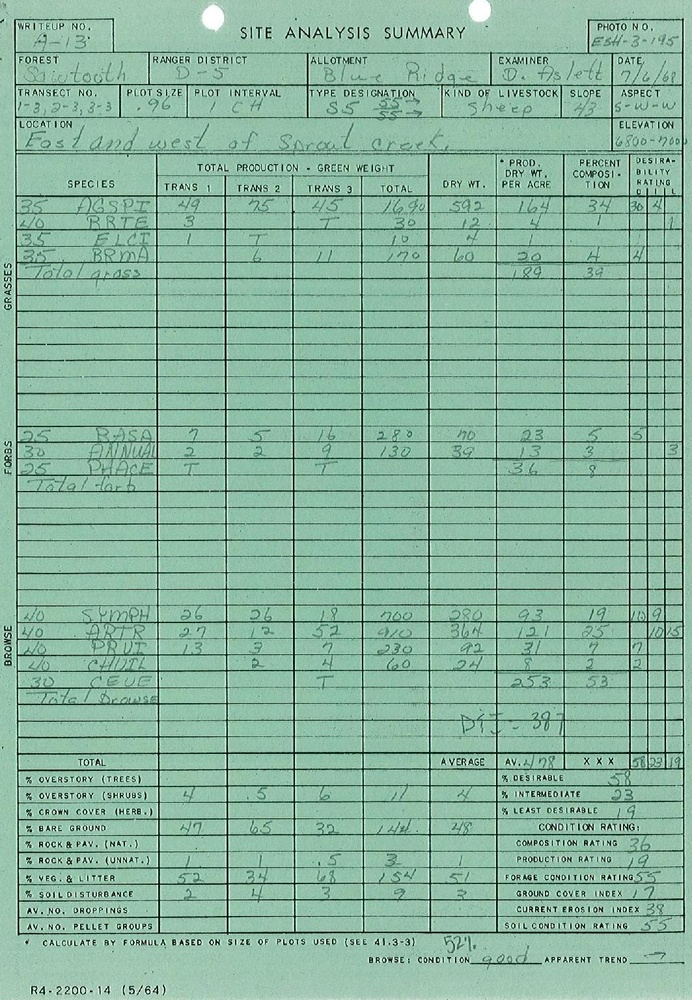
#> input picture ocr_4_forest_service/src/template1.jpg, 692 x 1000 px, shrunk from 1063 x 1536 before the run; its folder holds only this picture in this run
$ python -i char_detection.py   (imports and definitions only)
#> lines starting #> are read from the running program, lines starting #| are printed output that depends on the picture
#> further down, picture is the input picture: shape (1000, 692, 3); mean B, G, R 159.6, 181.1, 138.2
# Author: Floriana Ciaglia, Joshua Suotelo Vieira
# Date: May 14th, 2021

# This program creates a bounding box around a discrete letter by:
#       - taking a field image as an input
#       - iterating through each pixel in the image
#       - keeping track of max x, max y, min x, min y

import cv2
from os import path
from PIL import Image
from queue import LifoQueue
import numpy as np
import math
import skimage.io
import skimage.color
import skimage.filters


# [50 lines left out: function char_detection, not called in this run]


def img_enhancement(img):

    # perform the image preprocessing steps
    img = cv2.cvtColor(img, cv2.COLOR_BGR2GRAY)
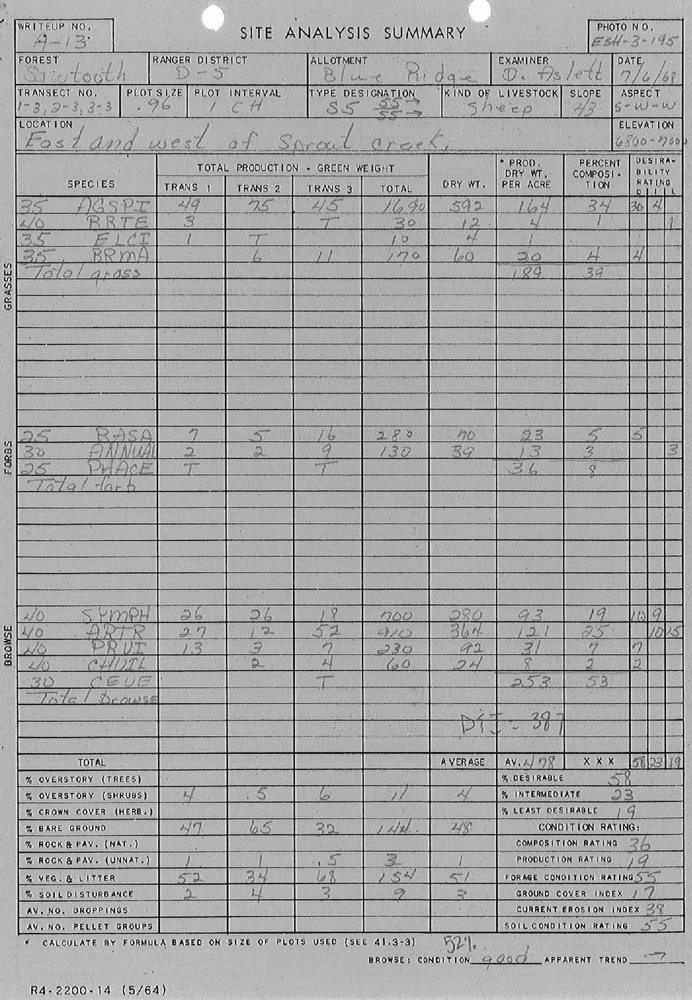
#> img: shape (1000, 692); min 3, max 255, mean 165.8

    global_thresh = cv2.adaptiveThreshold(img, 255, cv2.ADAPTIVE_THRESH_GAUSSIAN_C,
                                          cv2.THRESH_BINARY_INV, 111, 0)
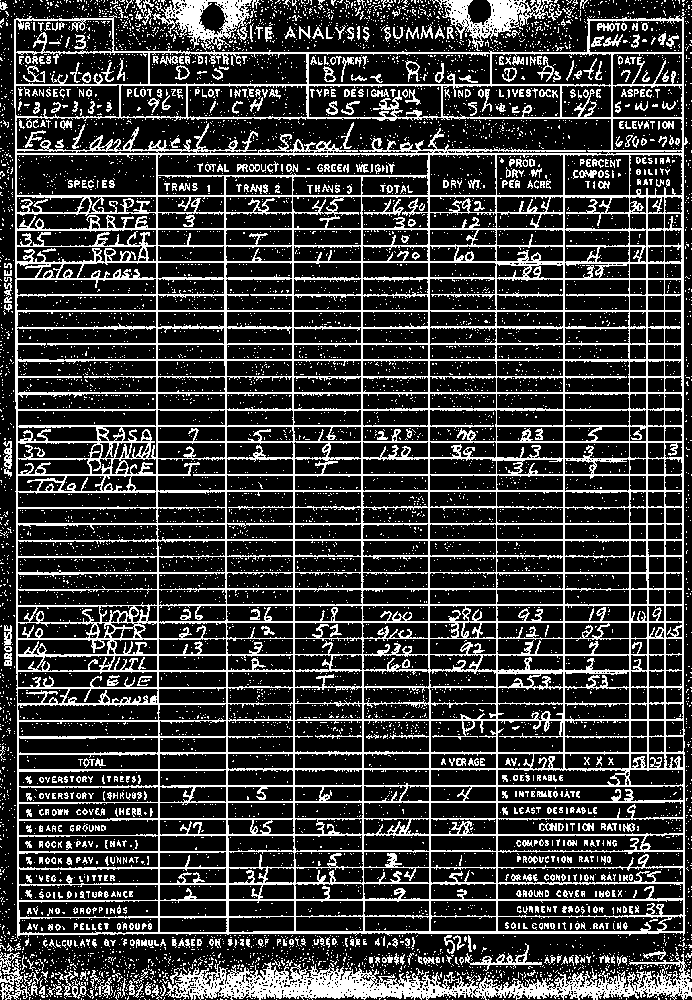
#> global_thresh: shape (1000, 692); 22.6% white in thin lines or dots
    # cv2.imshow(f'threshold', global_thresh)
    # cv2.waitKey(0)
    # cv2.destroyAllWindows()

    con_img = cv2.cvtColor(global_thresh, cv2.COLOR_GRAY2BGR)
#> con_img: shape (1000, 692, 3); 22.6% white in thin lines or dots

    return con_img


# @param: image object
# @return: list of image objects
# This function takes in an image
# objects, performs character detection
# on the image, saves the tracing and
# creates the another image with the
# trace of the letter.
# [82 lines left out: functions trace, line_deletion, single_chars, img_preprocess, not called in this run]

"""
Performs the image preprocessing on the field image
before bounding boxes identification
"""
# [306 lines left out: functions img_preprocess_hist, img_preprocess_2, find_thresh, find_char, word_seg_2, not called in this run]


"""
Accepts only the areas that are bigger than 100
@return boolean
"""
# [13 lines left out: function valid_area, not called in this run]


"""
Checks the x axis boundary
@return boolean
"""
# [6 lines left out: function x_in_bound, not called in this run]

"""
Checks the y axis boundary
@return boolean
"""
# [6 lines left out: function y_in_bound, not called in this run]


"""
Loops through all the pixels in the stack and colors them green when visited
@return min and max coordinates
"""
# [58 lines left out: functions explore_active, get_tracing, not called in this run]


"""
Looks if the neighbor pixels is available
"""
# [9 lines left out: function look, not called in this run]


"""
Updates the max and min coordinates
"""
# [225 lines left out: functions check_coord, create_h_v_image_proj, segmentation_points, local_search, pixel_transition_count, word_segmentation, not called in this run]

>>> import cv2
>>> picture = cv2.imread('template1.jpg')
>>> result = img_enhancement(picture)

$ run again, on ocr_4_forest_service/src/template2.jpg
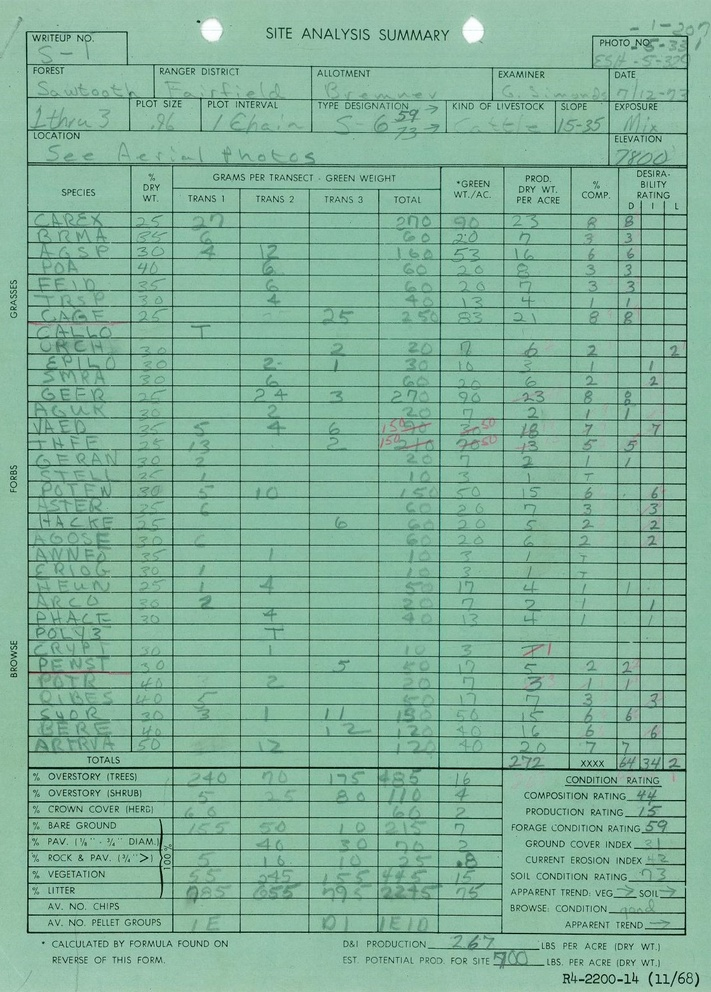
#> input picture ocr_4_forest_service/src/template2.jpg, 711 x 992 px, shrunk from 1119 x 1560 before the run
#> picture is the input picture: shape (992, 711, 3); mean B, G, R 155, 178.3, 131.5
#> in img_enhancement, `img = cv2.cvtColor(img, cv2.COLOR_BGR2GRAY)`:
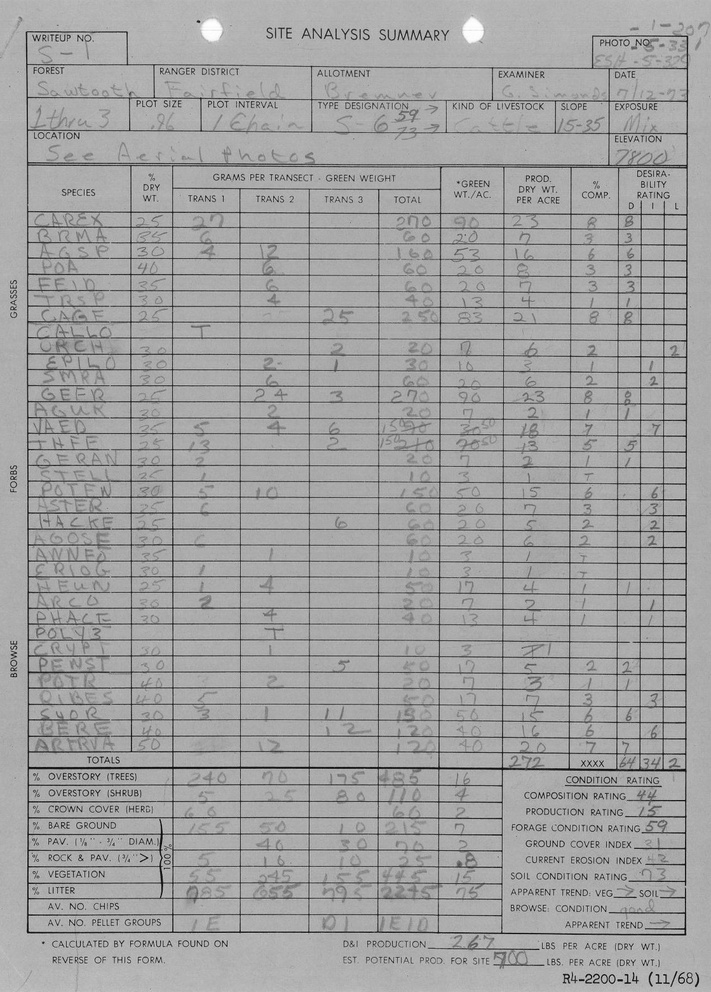
#> img: shape (992, 711); min 6, max 255, mean 161.7
#> in img_enhancement, `global_thresh = cv2.adaptiveThreshold(img, 255, cv2.ADAPTIVE_THRESH_GA..`:
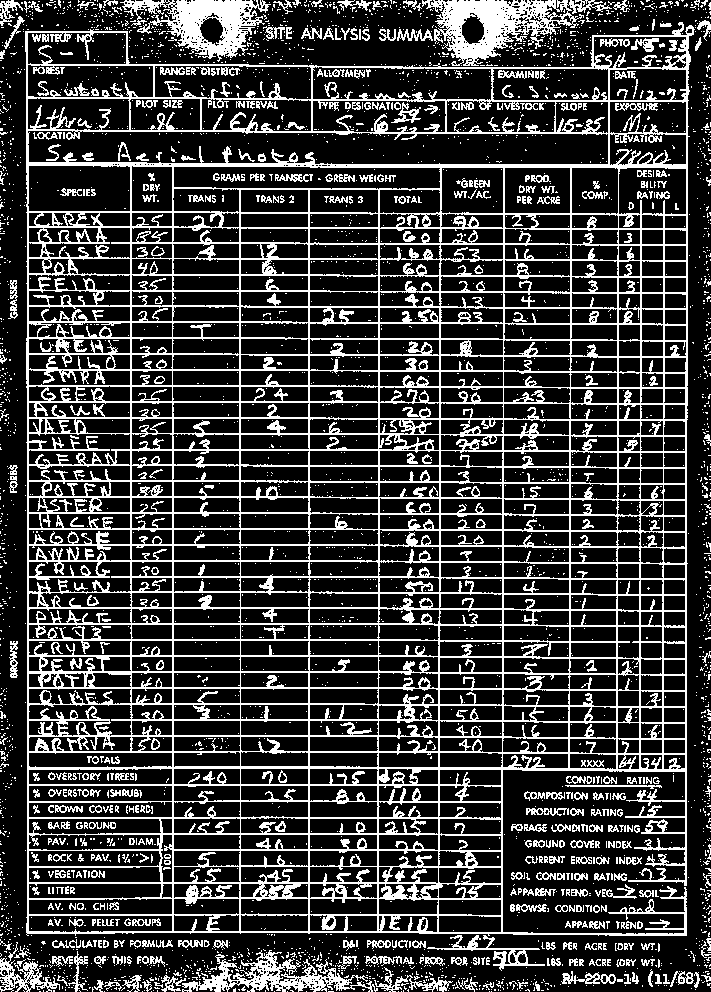
#> global_thresh: shape (992, 711); 23.4% white in thin lines or dots
#> con_img: shape (992, 711, 3); 23.4% white in thin lines or dots

$ run again, on ocr_4_forest_service/src/template3.jpg
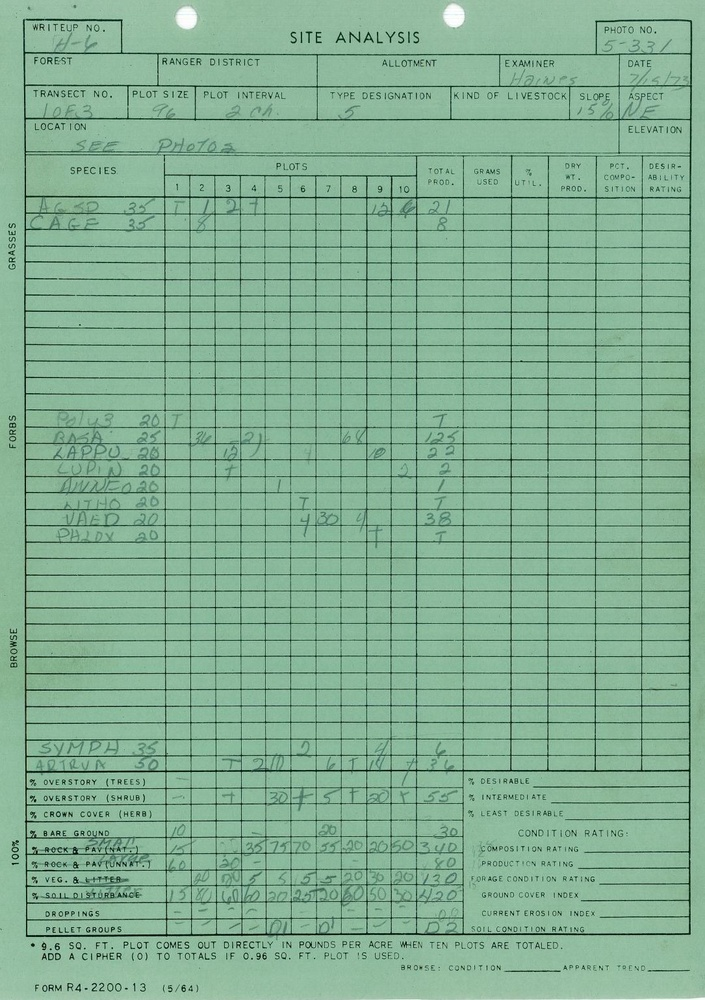
#> input picture ocr_4_forest_service/src/template3.jpg, 705 x 1000 px, shrunk from 1085 x 1539 before the run
#> picture is the input picture: shape (1000, 705, 3); mean B, G, R 147.6, 175.7, 132.1
#> in img_enhancement, `img = cv2.cvtColor(img, cv2.COLOR_BGR2GRAY)`:
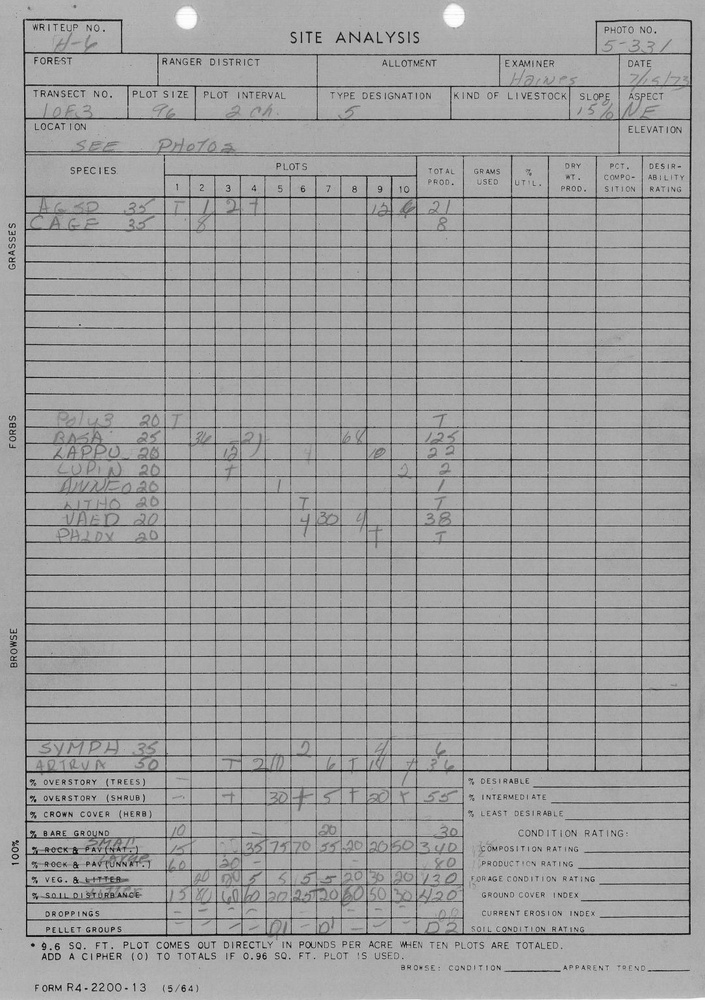
#> img: shape (1000, 705); min 6, max 255, mean 159.5
#> in img_enhancement, `global_thresh = cv2.adaptiveThreshold(img, 255, cv2.ADAPTIVE_THRESH_GA..`:
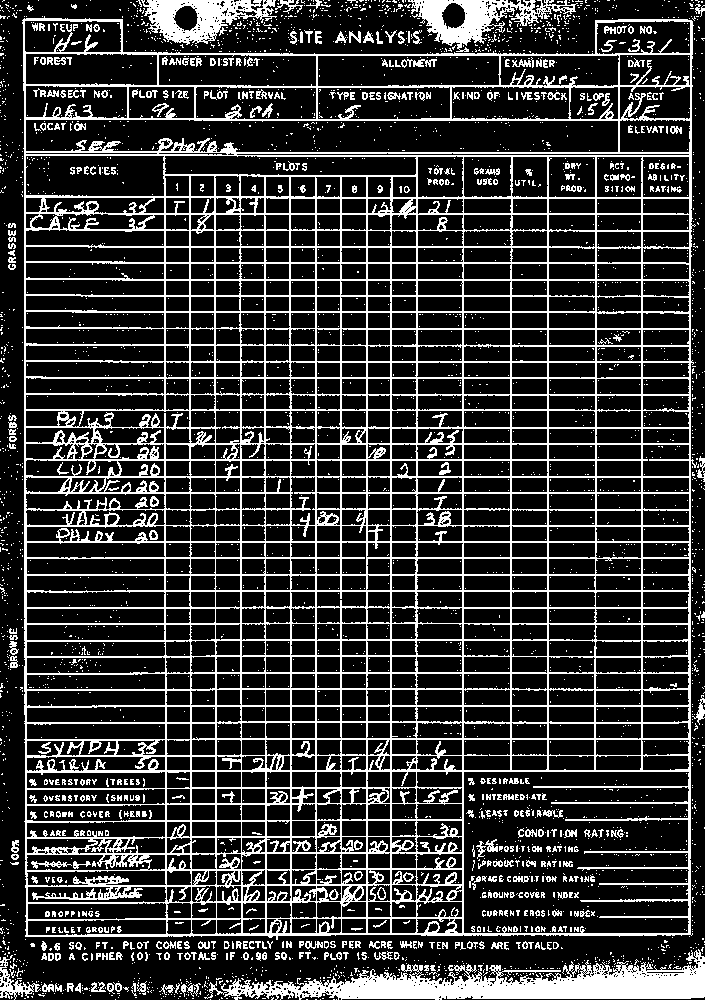
#> global_thresh: shape (1000, 705); 20.8% white in thin lines or dots
#> con_img: shape (1000, 705, 3); 20.8% white in thin lines or dots
